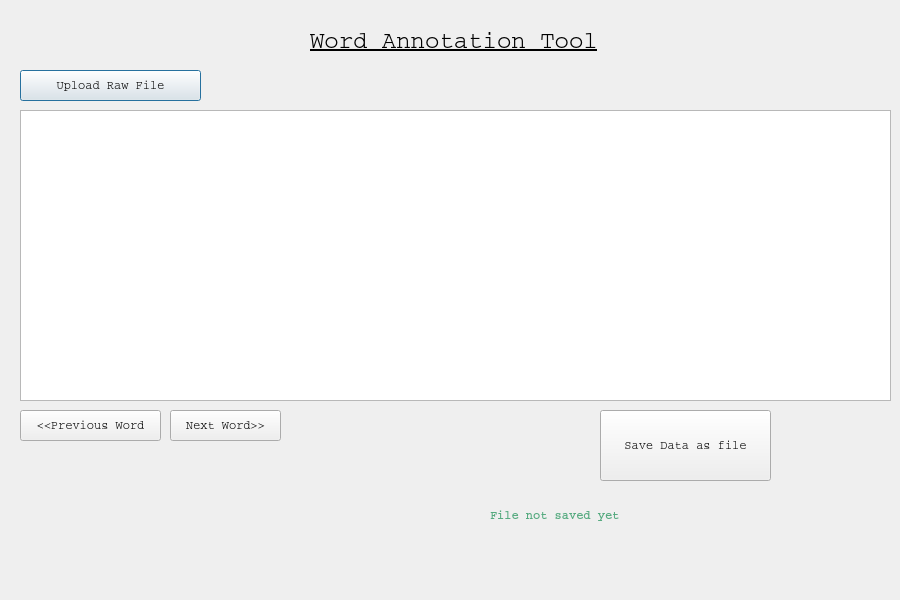
<?xml version="1.0" encoding="UTF-8"?>
<ui version="4.0">
 <class>Dialog</class>
 <widget class="QDialog" name="Dialog">
  <property name="geometry">
   <rect>
    <x>0</x>
    <y>0</y>
    <width>900</width>
    <height>600</height>
   </rect>
  </property>
  <property name="sizePolicy">
   <sizepolicy hsizetype="Fixed" vsizetype="Preferred">
    <horstretch>0</horstretch>
    <verstretch>0</verstretch>
   </sizepolicy>
  </property>
  <property name="windowTitle">
   <string>Dialog</string>
  </property>
  <widget class="QPushButton" name="pushButton">
   <property name="geometry">
    <rect>
     <x>20</x>
     <y>70</y>
     <width>181</width>
     <height>31</height>
    </rect>
   </property>
   <property name="font">
    <font>
     <family>Courier</family>
    </font>
   </property>
   <property name="text">
    <string>Upload Raw File</string>
   </property>
  </widget>
  <widget class="QLabel" name="label">
   <property name="geometry">
    <rect>
     <x>220</x>
     <y>80</y>
     <width>651</width>
     <height>21</height>
    </rect>
   </property>
   <property name="text">
    <string/>
   </property>
  </widget>
  <widget class="QPushButton" name="pushButton_2">
   <property name="geometry">
    <rect>
     <x>170</x>
     <y>410</y>
     <width>111</width>
     <height>31</height>
    </rect>
   </property>
   <property name="font">
    <font>
     <family>Courier</family>
    </font>
   </property>
   <property name="text">
    <string>Next Word&gt;&gt;</string>
   </property>
  </widget>
  <widget class="QPushButton" name="pushButton_3">
   <property name="geometry">
    <rect>
     <x>20</x>
     <y>410</y>
     <width>141</width>
     <height>31</height>
    </rect>
   </property>
   <property name="font">
    <font>
     <family>Courier</family>
    </font>
   </property>
   <property name="text">
    <string>&lt;&lt;Previous Word</string>
   </property>
  </widget>
  <widget class="QTextEdit" name="textEdit">
   <property name="geometry">
    <rect>
     <x>20</x>
     <y>110</y>
     <width>871</width>
     <height>291</height>
    </rect>
   </property>
  </widget>
  <widget class="QWidget" name="verticalLayoutWidget">
   <property name="geometry">
    <rect>
     <x>300</x>
     <y>410</y>
     <width>160</width>
     <height>171</height>
    </rect>
   </property>
   <layout class="QVBoxLayout" name="verticalLayout"/>
  </widget>
  <widget class="QPushButton" name="pushButton_4">
   <property name="geometry">
    <rect>
     <x>600</x>
     <y>410</y>
     <width>171</width>
     <height>71</height>
    </rect>
   </property>
   <property name="sizePolicy">
    <sizepolicy hsizetype="Fixed" vsizetype="Minimum">
     <horstretch>0</horstretch>
     <verstretch>0</verstretch>
    </sizepolicy>
   </property>
   <property name="font">
    <font>
     <family>Courier</family>
    </font>
   </property>
   <property name="text">
    <string>Save Data as file</string>
   </property>
  </widget>
  <widget class="QLabel" name="label_2">
   <property name="geometry">
    <rect>
     <x>490</x>
     <y>490</y>
     <width>391</width>
     <height>51</height>
    </rect>
   </property>
   <property name="font">
    <font>
     <family>Courier</family>
     <weight>75</weight>
     <bold>true</bold>
    </font>
   </property>
   <property name="cursor">
    <cursorShape>ArrowCursor</cursorShape>
   </property>
   <property name="styleSheet">
    <string notr="true">color:rgb(85, 170, 127)</string>
   </property>
   <property name="text">
    <string>File not saved yet</string>
   </property>
   <property name="scaledContents">
    <bool>false</bool>
   </property>
  </widget>
  <widget class="QLabel" name="label_3">
   <property name="geometry">
    <rect>
     <x>310</x>
     <y>30</y>
     <width>291</width>
     <height>21</height>
    </rect>
   </property>
   <property name="font">
    <font>
     <family>Courier</family>
     <pointsize>18</pointsize>
     <underline>true</underline>
    </font>
   </property>
   <property name="text">
    <string>Word Annotation Tool</string>
   </property>
  </widget>
  <widget class="QLabel" name="label_4">
   <property name="geometry">
    <rect>
     <x>70</x>
     <y>460</y>
     <width>141</width>
     <height>131</height>
    </rect>
   </property>
   <property name="text">
    <string/>
   </property>
   <property name="pixmap">
    <pixmap>../../../../../../../../home/brij/Pictures/annotation-128.png</pixmap>
   </property>
  </widget>
 </widget>
 <resources/>
 <connections/>
</ui>
